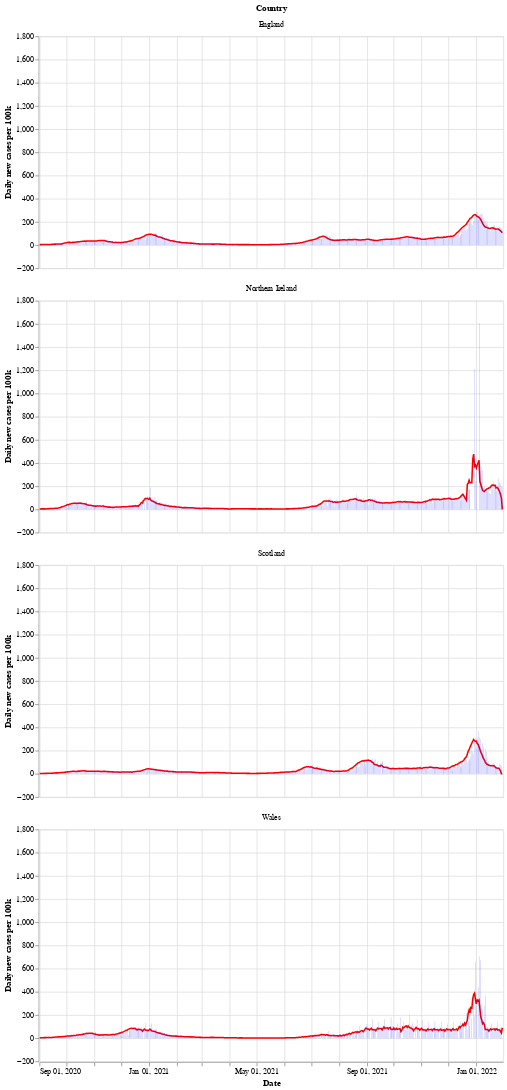

The code cell stored with this chart in its notebook:
### Markdown cell above
Next is a bar chart of the number of new cases in each country (per 100k population), with the 7 day moving average of cases. Again we see that Wales saw a longer period of raising and falling cases compared to the other countries.

After a period of cases falling, each nation is now seeing a rise in the number of cases - especially in Wales.

### Code cell
# collapse
bars = alt.Chart(uk_cases).mark_bar().encode(
    x=alt.X("yearmonthdate(date):T", axis=alt.Axis(title='Date')),
    y=alt.Y("newCasesRate:Q", axis=alt.Axis(title='Daily new cases per 100k')),
    tooltip='newCasesRate',
    color=alt.condition(
        alt.datum.dailyChange > 0,
        alt.value("orange"),  # The positive color
        alt.value("blue")  # The negative color
    )
).properties(title='New cases per 100k population with rolling 7 day average', width=600).interactive()
line = alt.Chart(uk_cases).mark_line(
    color='red',
    size=2,
).transform_window(
    rolling_mean='mean(newCasesRate)',
    frame=[0, 7],
    groupby=['areaName']
).encode(
    x='yearmonthdate(date):T',
    y='rolling_mean:Q'
)
alt.layer(line, bars, data=uk_cases).facet(alt.Row('areaName', title='Country'), columns=1)

### Figure 1 — Vega-Lite specification as saved in the notebook (floating-point values rounded to 4 significant figures; data arrays with more than 128 entries replaced by an {"elided": "..."} marker saying what was removed)
{"config": {"view": {"continuousWidth": 400, "continuousHeight": 300}}, "data": {"name": "data-e4cee24c91415549e760a6e495a7fc23"}, "facet": {"type": "nominal", "field": "areaName", "title": "Country"}, "spec": {"layer": [{"mark": {"type": "line", "color": "red", "size": 2}, "encoding": {"x": {"type": "temporal", "field": "date", "timeUnit": "yearmonthdate"}, "y": {"type": "quantitative", "field": "rolling_mean"}}, "transform": [{"window": [{"op": "mean", "field": "newCasesRate", "as": "rolling_mean"}], "frame": [0, 7], "groupby": ["areaName"]}]}, {"mark": "bar", "encoding": {"color": {"condition": {"value": "orange", "test": "(datum.dailyChange > 0)"}, "value": "blue"}, "tooltip": {"type": "quantitative", "field": "newCasesRate"}, "x": {"type": "temporal", "axis": {"title": "Date"}, "field": "date", "timeUnit": "yearmonthdate"}, "y": {"type": "quantitative", "axis": {"title": "Daily new cases per 100k"}, "field": "newCasesRate"}}, "selection": {"selector002": {"type": "interval", "bind": "scales", "encodings": ["x", "y"]}}, "title": "New cases per 100k population with rolling 7 day average", "width": 600}]}, "columns": 1, "$schema": "https://vega.github.io/schema/vega-lite/v4.8.1.json", "datasets": {"data-e4cee24c91415549e760a6e495a7fc23": {"elided": "2068 records"}}}
